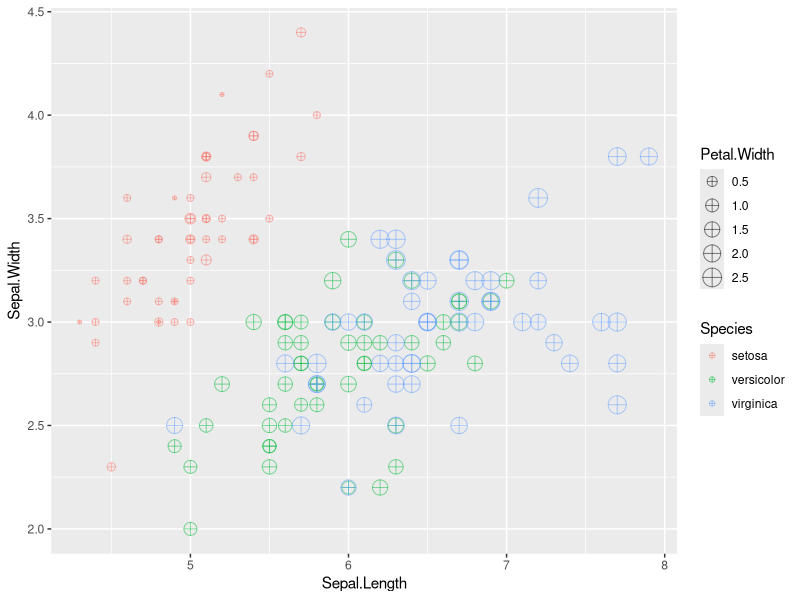
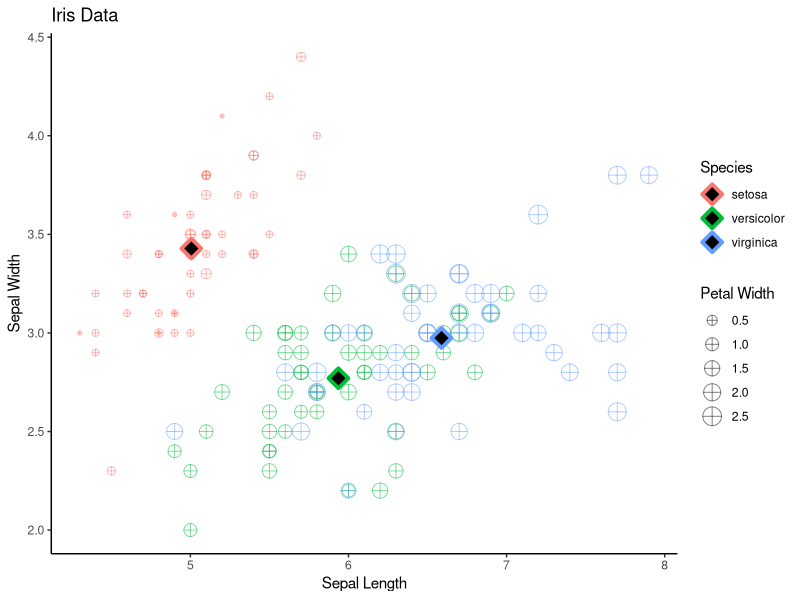

Write R code to recreate these figures, in order.
# Postwork Sesión 2.

#### Objetivo

"- Conocer algunas de las bases de datos disponibles en `R`
- Observar algunas características y manipular los DataFrames con `dplyr`
- Realizar visualizaciones con `ggplot`
#### Requisitos

1. Tener instalado R y RStudio
2. Haber realizado el prework y estudiado los ejemplos de la sesión."

#### Desarrollo

"1) Inspecciona el DataSet iris disponible directamente en la librería de ggplot. 
Identifica las variables que contiene y su tipo, asegúrate de que no hayan datos faltantes y 
que los datos se encuentran listos para usarse."

library(ggplot2)
library(dplyr)


names(iris)
head(iris)
View(iris)


complete.cases(iris)
sum(complete.cases(iris))

"2) Crea una gráfica de puntos que contenga `Sepal.Lenght` en el eje horizontal, 
`Sepal.Width` en el eje vertical, que identifique `Species` por color y que el tamaño 
de la figura está representado por `Petal.Width`. 
Asegúrate de que la geometría contenga `shape = 10` y `alpha = 0.5`."

graphic <- ggplot(iris, aes(x = Sepal.Length, y=Sepal.Width, color = Species, size = Petal.Width)) + 
  geom_point(shape=10, alpha=0.5) 
graphic

"3) Crea una tabla llamada `iris_mean` que contenga el promedio de todas las variables 
agrupadas por `Species`."


iris_mean <- iris %>% group_by(Species) %>% summarize_all(mean)  
iris_mean

"4) Con esta tabla, agrega a tu gráfica anterior otra geometría de puntos para agregar 
los promedios en la visualización. Asegúrate que el primer argumento de la geometría 
sea el nombre de tu tabla y que los parámetros sean `shape = 23`, `size = 4`, 
`fill = 'black'` y `stroke = 2`. También agrega etiquetas, temas y los cambios 
necesarios para mejorar tu visualización."

graphic <- graphic + geom_point(data = iris_mean, shape = 23, size = 4, fill = "black", stroke = 2) +
  labs(title = "Iris Data",
       x = "Sepal Length",
       y = "Sepal Width") +
  scale_size("Petal Width") +
  theme_classic()
graphic
